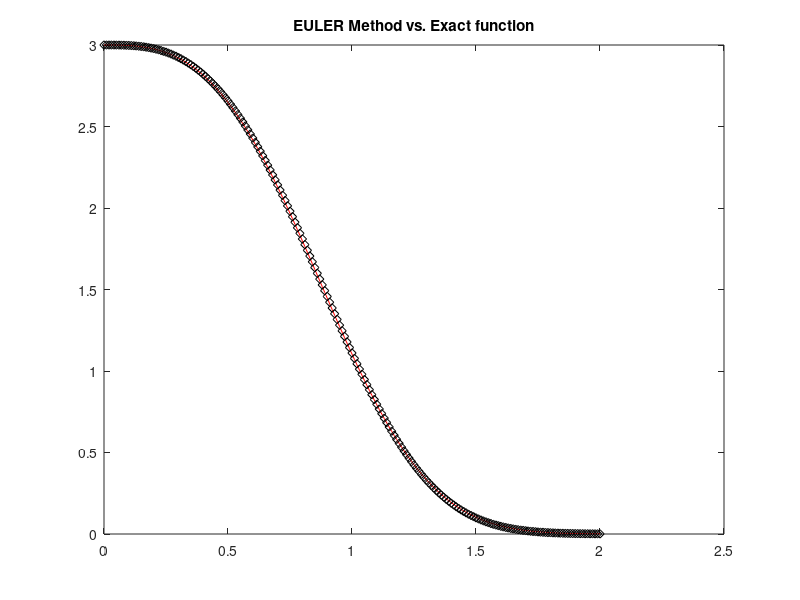
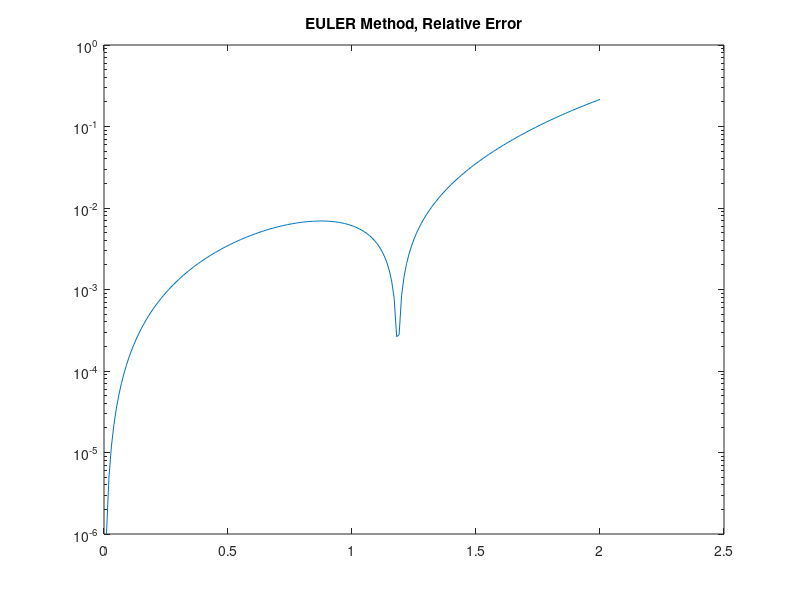
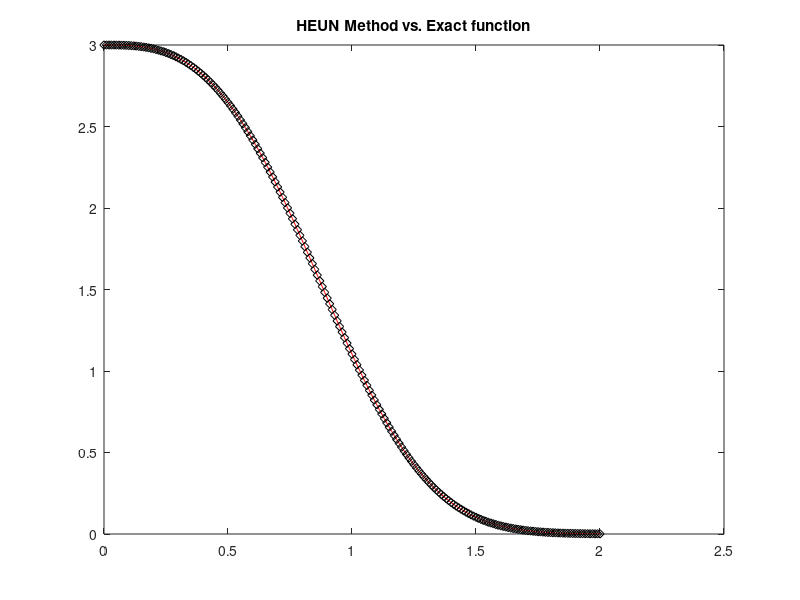
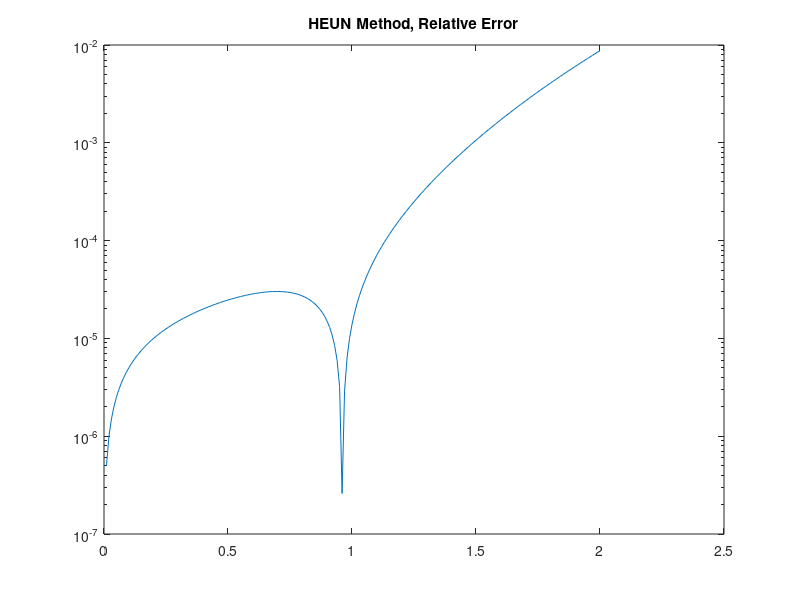

These charts were generated, in order, by the following MATLAB code:
            % Numerical Solutions of ODEs
            % Forward Euler Method
clc
clear all
close all
format long

f = @(t,y) -3* t.^2.* y;
yex = @(t) 3* exp(-t.^3);

y0 = 3;
T = 2;
h = 0.01;
N = T/ h;

tn = zeros(N+1,1);
un = zeros(N+1,1);
un(1,1) = y0;

for k = 1:N
    un(k+1,1) = un(k,1) + h * f( tn(k,1),un(k,1) );
    tn(k+1,1) = tn(k,1) + h;
end



            % Plotting Euler Method approximation vs the Exact answer
tmesh = [0: 0.01: T]';
figure(1)
plot(tmesh, yex(tmesh), 'r', tn, un, 'kd')
title("EULER Method vs. Exact function")

            % Absolute and Relatve Errors on the Interval

abs_err_EULER = abs( yex(tn) - un );
rel_err_EULER = abs_err_EULER ./ abs(yex(tn));

figure(2)
semilogy(tn,rel_err_EULER)
title("EULER Method, Relative Error")

            % Absolute and Relative Errors at Final Time

abs_error_endpoint_EULER = abs( yex(tn(end)) - un(end) )
rel_error_endpoint_EULER = abs( yex(tn(end)) - un(end)) / abs( yex( tn(end) ) )


            % Absolute and Relative Maximum Norm on the Interval

abs_err_Norminf_EULER = norm( abs_err_EULER, inf )
rel_err_Norminf_EULER = norm( abs_err_EULER, inf ) / norm( yex(tn),inf )
% rel_err_Norminf_EULER2 = norm( rel_err_EULER, inf )


%%
            % Heun Method
% clear all
% close all
% format long

f = @(t,y) -3* t.^2.* y;
yex = @(t) 3* exp(-t.^3);

y0 = 3;
T = 2;
h = 0.01;
N = T/ h;

tn = zeros(N+1,1);
un = zeros(N+1,1);
un(1,1) = y0;

for k = 1:N
    tn(k+1, 1) = tn(k,1) + h;
    f1 = f( tn(k,1), un(k,1) );
    f2 = f( tn(k+1,1), un(k,1)+ h*f1);
    un(k+1,1) = un(k,1) + 0.5* h* (f1+f2);
end




            % Plotting HEUN Method approximation vs the Exact answer
tmesh = [0: 0.01: T]';
figure(3)
plot(tmesh, yex(tmesh), 'r', tn, un, 'kd')
title("HEUN Method vs. Exact function")


            % Absolute and Relatve Errors on the Interval

abs_err_HEUN = abs( yex(tn) - un );
rel_err_HEUN = abs_err_HEUN ./ yex(tn);

figure(4)
semilogy(tn,rel_err_HEUN)
title("HEUN Method, Relative Error")


            % Absolute and Relative Errors at Final Time

abs_error_endpoint_HEUN = abs( yex(tn(end)) - un(end) )
rel_error_endpoint_HEUN = abs( yex(tn(end)) - un(end)) / abs( yex( tn(end) ) )


            % Absolute and Relative Maximum Norm on the Interval

abs_err_Norminf_HEUN = norm( abs_err_HEUN, inf )
rel_err_Norminf_HEUN = norm( abs_err_HEUN, inf ) / norm( yex(tn),inf )


%%
            % Leapfrog Method with Initial Conditions from Heun Method

% clear all
% close all
% format long

f = @(t,y) -3* t.^2.* y;
yex = @(t) 3* exp(-t.^3);

y0 = 3;
T = 2;
h = 0.01;
N = T/ h;

tn = zeros(N+1,1);
un = zeros(N+1,1);

un(1,1) = y0;
tn(1,1) = 0; 
tn(2,1) = h;


f1= f(tn(1,1),un(1,1));
f2= f(tn(2,1), un(1,1)+ h * f1);
un(2,1) = un(1,1) + 0.5 * h * (f1+f2);


for k = 2:N
    tn(k+1, 1)=tn(k, 1) + h;
    un(k+1, 1)=un(k-1, 1) + 2*h*f(tn(k,1),un(k,1));
end

            % Plotting LEAPFROG Method approximation vs the Exact answer
figure(5)
tmesh = [0: 0.01: T]';
plot(tmesh,yex(tmesh),'r',tn,un,'ko')
title("Leapfrog Method vs. Exact function")

            % Absolute and Relatve Errors on the Interval

abs_err_LEAPFROG = abs( yex(tn) - un );
rel_err_LEAPFROG = abs_err_LEAPFROG ./ yex(tn);

figure(6)
semilogy(tn,rel_err_LEAPFROG)
title("LEAPFROG Method, Relative Error")

            % Absolute and Relative Errors at Final Time

abs_error_endpoint_LEAPFROG = abs( yex(tn(end)) - un(end) )
rel_error_endpoint_LEAPFROG = abs( yex(tn(end)) - un(end)) / abs( yex( tn(end) ) )


            % Absolute and Relative Maximum Norm on the Interval

abs_err_Norminf_LEAPFROG = norm( abs_err_LEAPFROG, inf )
rel_err_Norminf_LEAPFROG = norm( abs_err_LEAPFROG, inf ) / norm( yex(tn),inf )



%%
            % Leapfrog Method with Initial Conditions from Forward Euler Method

% clear all
% close all
% format long

f = @(t,y) -3* t.^2.* y;
yex = @(t) 3* exp(-t.^3);

y0 = 3;
T = 2;
h = 0.01;
N = T/ h;

tn = zeros(N+1,1);
un = zeros(N+1,1);

un(1,1) = y0;
tn(1,1) = 0; 
tn(2,1) = h;
un(2,1) = un(1,1) +  h * f(tn(1,1),un(1,1));


for k = 2:N
    tn(k+1, 1)=tn(k, 1) + h;
    un(k+1, 1)=un(k-1, 1) + 2 * h * f(tn(k,1),un(k,1));
end

            % Plotting LEAPFROG2 Method approximation vs the Exact answer
figure(5)
tmesh = [0: 0.01: T]';
plot(tmesh,yex(tmesh),'r',tn,un,'ko')
title("LEAPFROG2 Method vs. Exact function")

            % Absolute and Relatve Errors on the Interval

abs_err_LEAPFROG2 = abs( yex(tn) - un );
rel_err_LEAPFROG2 = abs_err_LEAPFROG2 ./ yex(tn);

figure(6)
semilogy(tn,rel_err_LEAPFROG2)
title("LEAPFROG2 Method , Relative Error")

            % Absolute and Relative Errors at Final Time

abs_error_endpoint_LEAPFROG2 = abs( yex(tn(end)) - un(end) )
rel_error_endpoint_LEAPFROG2 = abs( yex(tn(end)) - un(end)) / abs( yex( tn(end) ) )


            % Absolute and Relative Maximum Norm on the Interval

abs_err_Norminf_LEAPFROG2 = norm( abs_err_LEAPFROG2, inf )
rel_err_Norminf_LEAPFROG2 = norm( abs_err_LEAPFROG2, inf ) / norm( yex(tn),inf )


% So based on the given answers by the code above, when we use Forward
% Euler Method as the initial condition for the Leapfrog method, the error
% is larger comparing with the codes in which we used Heun method for
% calculating initial points for the leapfrog method.
